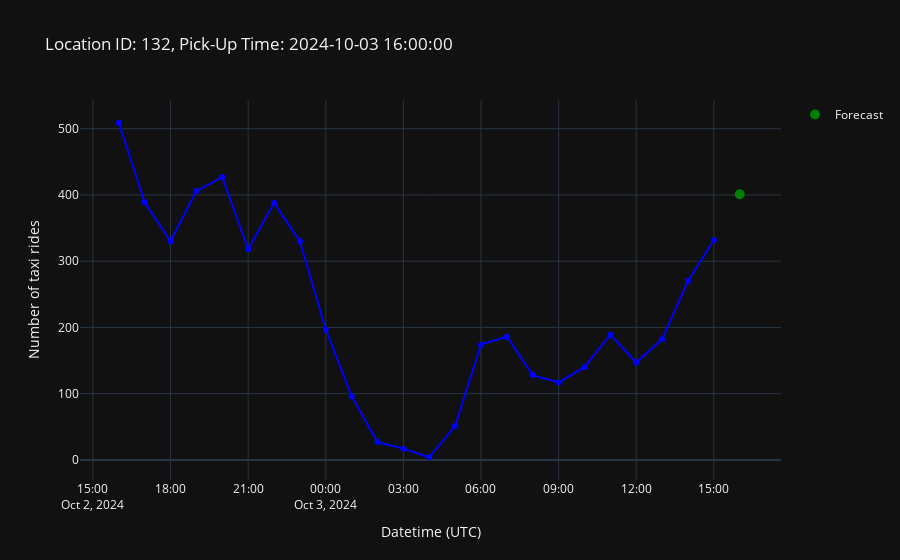
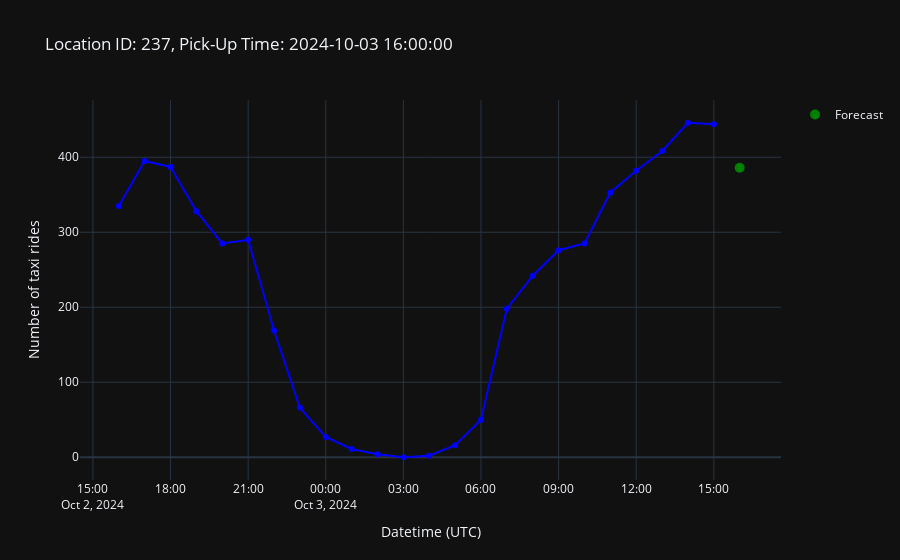
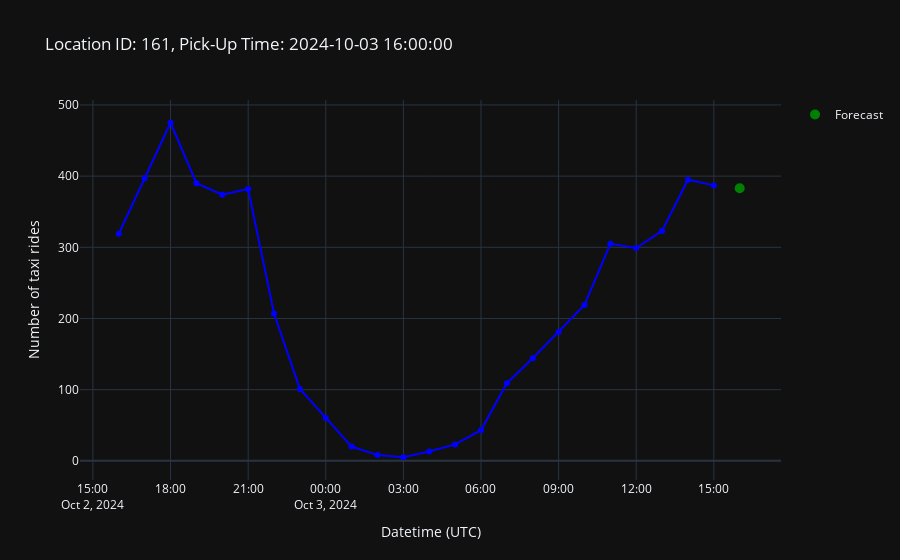
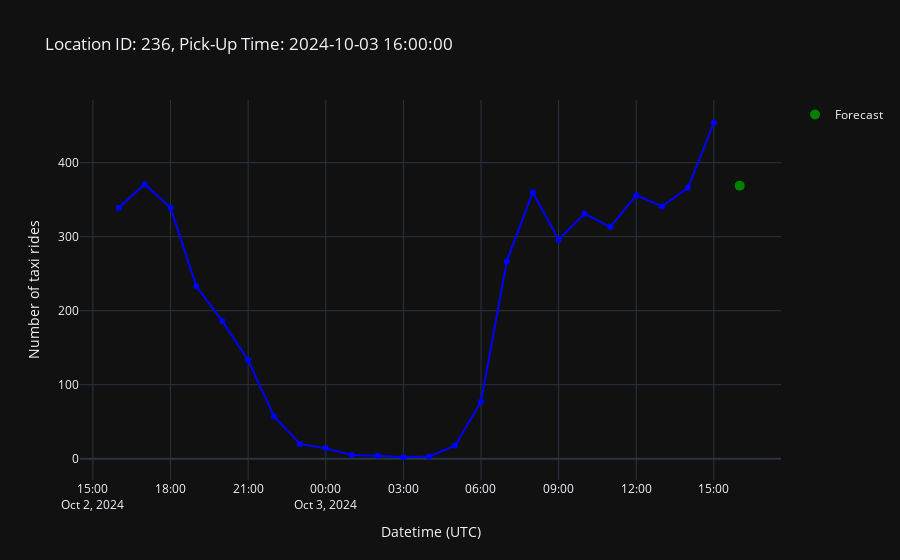

The notebook cell saved with these charts, in order:
### Code cell
# line plots of the 10 busiest locations, based on forecasted taxi demand
_ = [plot_record(df, location_id).show() for location_id in df["location_id"]]

### Figure 1 — Plotly figure (JSON) as saved in the notebook; plotly's stock layout.template omitted (floating-point values rounded to 4 significant figures)
{"data": [{"hovertemplate": "Datetime (UTC)=%{x}<br>Number of taxi rides=%{y}<extra></extra>", "legendgroup": "", "line": {"color": "blue", "dash": "solid"}, "marker": {"symbol": "circle"}, "mode": "lines+markers", "name": "", "orientation": "v", "showlegend": false, "type": "scatter", "x": ["2024-10-02T16:00:00", "2024-10-02T17:00:00", "2024-10-02T18:00:00", "2024-10-02T19:00:00", "2024-10-02T20:00:00", "2024-10-02T21:00:00", "2024-10-02T22:00:00", "2024-10-02T23:00:00", "2024-10-03T00:00:00", "2024-10-03T01:00:00", "2024-10-03T02:00:00", "2024-10-03T03:00:00", "2024-10-03T04:00:00", "2024-10-03T05:00:00", "2024-10-03T06:00:00", "2024-10-03T07:00:00", "2024-10-03T08:00:00", "2024-10-03T09:00:00", "2024-10-03T10:00:00", "2024-10-03T11:00:00", "2024-10-03T12:00:00", "2024-10-03T13:00:00", "2024-10-03T14:00:00", "2024-10-03T15:00:00"], "xaxis": "x", "y": [509, 389, 330, 406, 427, 318, 388, 330, 197, 96, 27, 17, 4, 51, 174, 186, 128, 117, 140, 189, 147, 182, 270, 332], "yaxis": "y"}, {"line": {"color": "green"}, "marker": {"size": 10}, "mode": "markers", "name": "Forecast", "type": "scatter", "x": ["2024-10-03T16:00:00"], "y": [401]}], "layout": {"legend": {"tracegroupgap": 0}, "title": {"text": "Location ID: 132, Pick-Up Time: 2024-10-03 16:00:00"}, "xaxis": {"anchor": "y", "domain": [0, 1], "title": {"text": "Datetime (UTC)"}}, "yaxis": {"anchor": "x", "domain": [0, 1], "title": {"text": "Number of taxi rides"}}}}

### Figure 2 — Plotly figure (JSON) as saved in the notebook; plotly's stock layout.template omitted (floating-point values rounded to 4 significant figures)
{"data": [{"hovertemplate": "Datetime (UTC)=%{x}<br>Number of taxi rides=%{y}<extra></extra>", "legendgroup": "", "line": {"color": "blue", "dash": "solid"}, "marker": {"symbol": "circle"}, "mode": "lines+markers", "name": "", "orientation": "v", "showlegend": false, "type": "scatter", "x": ["2024-10-02T16:00:00", "2024-10-02T17:00:00", "2024-10-02T18:00:00", "2024-10-02T19:00:00", "2024-10-02T20:00:00", "2024-10-02T21:00:00", "2024-10-02T22:00:00", "2024-10-02T23:00:00", "2024-10-03T00:00:00", "2024-10-03T01:00:00", "2024-10-03T02:00:00", "2024-10-03T03:00:00", "2024-10-03T04:00:00", "2024-10-03T05:00:00", "2024-10-03T06:00:00", "2024-10-03T07:00:00", "2024-10-03T08:00:00", "2024-10-03T09:00:00", "2024-10-03T10:00:00", "2024-10-03T11:00:00", "2024-10-03T12:00:00", "2024-10-03T13:00:00", "2024-10-03T14:00:00", "2024-10-03T15:00:00"], "xaxis": "x", "y": [335, 395, 387, 328, 285, 290, 169, 66, 27, 11, 4, 0, 2, 16, 50, 198, 242, 276, 285, 353, 382, 408, 446, 444], "yaxis": "y"}, {"line": {"color": "green"}, "marker": {"size": 10}, "mode": "markers", "name": "Forecast", "type": "scatter", "x": ["2024-10-03T16:00:00"], "y": [386]}], "layout": {"legend": {"tracegroupgap": 0}, "title": {"text": "Location ID: 237, Pick-Up Time: 2024-10-03 16:00:00"}, "xaxis": {"anchor": "y", "domain": [0, 1], "title": {"text": "Datetime (UTC)"}}, "yaxis": {"anchor": "x", "domain": [0, 1], "title": {"text": "Number of taxi rides"}}}}

### Figure 3 — Plotly figure (JSON) as saved in the notebook; plotly's stock layout.template omitted (floating-point values rounded to 4 significant figures)
{"data": [{"hovertemplate": "Datetime (UTC)=%{x}<br>Number of taxi rides=%{y}<extra></extra>", "legendgroup": "", "line": {"color": "blue", "dash": "solid"}, "marker": {"symbol": "circle"}, "mode": "lines+markers", "name": "", "orientation": "v", "showlegend": false, "type": "scatter", "x": ["2024-10-02T16:00:00", "2024-10-02T17:00:00", "2024-10-02T18:00:00", "2024-10-02T19:00:00", "2024-10-02T20:00:00", "2024-10-02T21:00:00", "2024-10-02T22:00:00", "2024-10-02T23:00:00", "2024-10-03T00:00:00", "2024-10-03T01:00:00", "2024-10-03T02:00:00", "2024-10-03T03:00:00", "2024-10-03T04:00:00", "2024-10-03T05:00:00", "2024-10-03T06:00:00", "2024-10-03T07:00:00", "2024-10-03T08:00:00", "2024-10-03T09:00:00", "2024-10-03T10:00:00", "2024-10-03T11:00:00", "2024-10-03T12:00:00", "2024-10-03T13:00:00", "2024-10-03T14:00:00", "2024-10-03T15:00:00"], "xaxis": "x", "y": [319, 397, 475, 390, 374, 382, 207, 101, 60, 20, 8, 5, 13, 23, 43, 109, 144, 181, 219, 305, 299, 323, 395, 387], "yaxis": "y"}, {"line": {"color": "green"}, "marker": {"size": 10}, "mode": "markers", "name": "Forecast", "type": "scatter", "x": ["2024-10-03T16:00:00"], "y": [383]}], "layout": {"legend": {"tracegroupgap": 0}, "title": {"text": "Location ID: 161, Pick-Up Time: 2024-10-03 16:00:00"}, "xaxis": {"anchor": "y", "domain": [0, 1], "title": {"text": "Datetime (UTC)"}}, "yaxis": {"anchor": "x", "domain": [0, 1], "title": {"text": "Number of taxi rides"}}}}

### Figure 4 — Plotly figure (JSON) as saved in the notebook; plotly's stock layout.template omitted (floating-point values rounded to 4 significant figures)
{"data": [{"hovertemplate": "Datetime (UTC)=%{x}<br>Number of taxi rides=%{y}<extra></extra>", "legendgroup": "", "line": {"color": "blue", "dash": "solid"}, "marker": {"symbol": "circle"}, "mode": "lines+markers", "name": "", "orientation": "v", "showlegend": false, "type": "scatter", "x": ["2024-10-02T16:00:00", "2024-10-02T17:00:00", "2024-10-02T18:00:00", "2024-10-02T19:00:00", "2024-10-02T20:00:00", "2024-10-02T21:00:00", "2024-10-02T22:00:00", "2024-10-02T23:00:00", "2024-10-03T00:00:00", "2024-10-03T01:00:00", "2024-10-03T02:00:00", "2024-10-03T03:00:00", "2024-10-03T04:00:00", "2024-10-03T05:00:00", "2024-10-03T06:00:00", "2024-10-03T07:00:00", "2024-10-03T08:00:00", "2024-10-03T09:00:00", "2024-10-03T10:00:00", "2024-10-03T11:00:00", "2024-10-03T12:00:00", "2024-10-03T13:00:00", "2024-10-03T14:00:00", "2024-10-03T15:00:00"], "xaxis": "x", "y": [339, 371, 339, 233, 186, 133, 57, 20, 14, 5, 4, 2, 3, 18, 77, 267, 360, 296, 331, 313, 356, 341, 366, 454], "yaxis": "y"}, {"line": {"color": "green"}, "marker": {"size": 10}, "mode": "markers", "name": "Forecast", "type": "scatter", "x": ["2024-10-03T16:00:00"], "y": [369]}], "layout": {"legend": {"tracegroupgap": 0}, "title": {"text": "Location ID: 236, Pick-Up Time: 2024-10-03 16:00:00"}, "xaxis": {"anchor": "y", "domain": [0, 1], "title": {"text": "Datetime (UTC)"}}, "yaxis": {"anchor": "x", "domain": [0, 1], "title": {"text": "Number of taxi rides"}}}}
